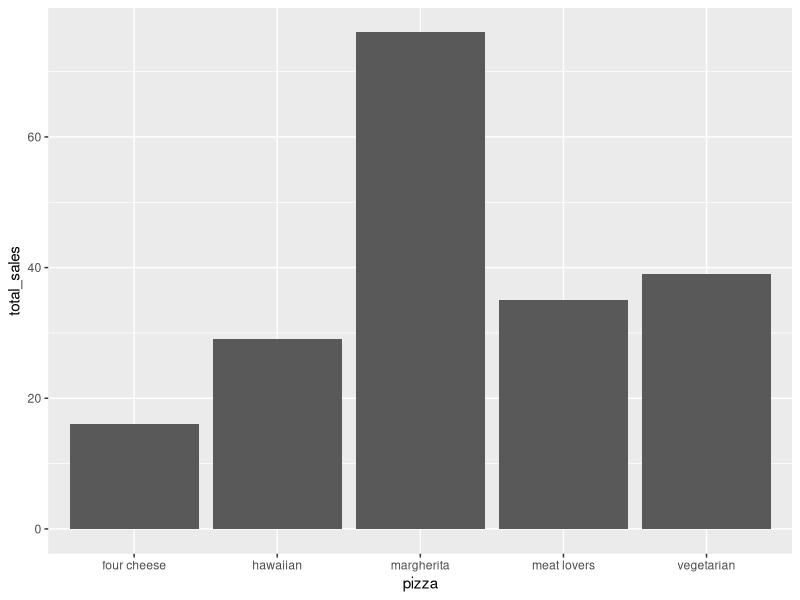
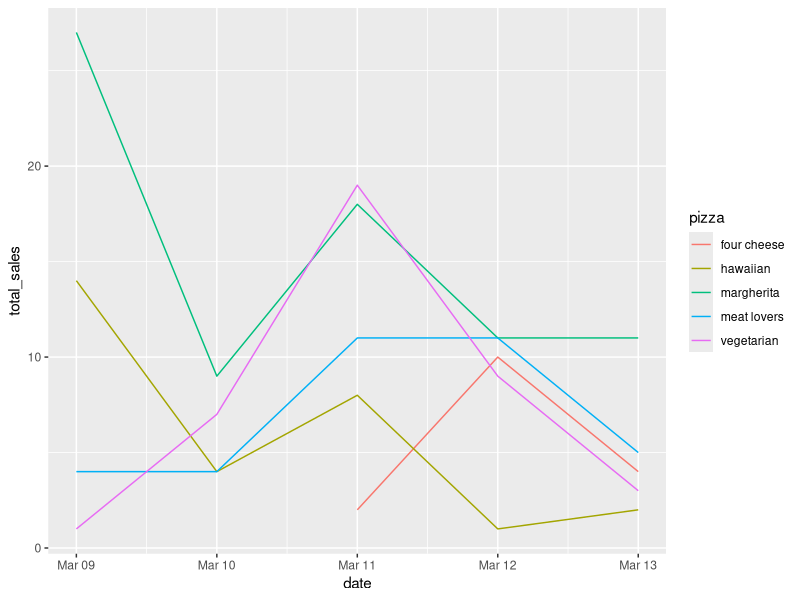
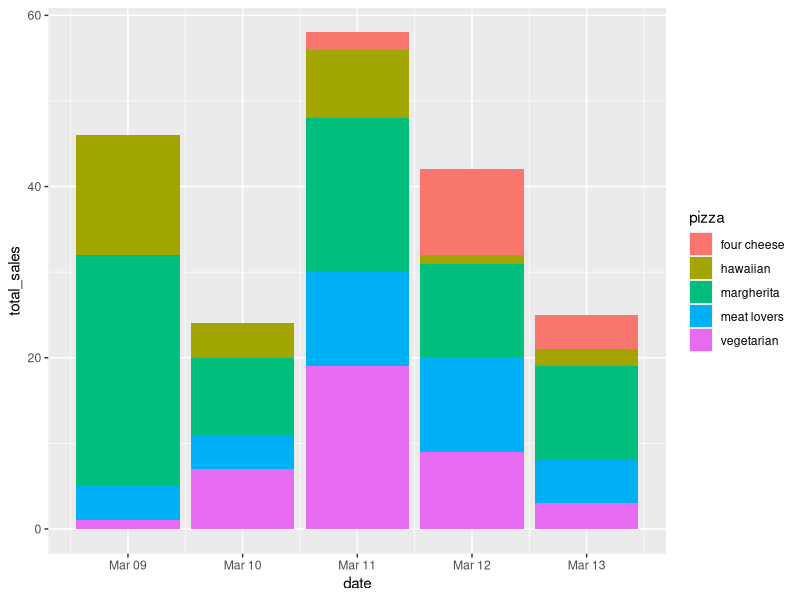

Generate these figures, in order, with R: (Note: this script raises an error after producing the figures.)
# Pizza sales

##### 1. Load packages #######
library(tidyverse)
library(lubridate)

##### 2. Load data #######
sales_data <- read.csv("sales/202003_sales.csv")

##### 3. Create summaries #####

# Monthly sales per pizza type
sales_summary <- sales_data %>% # In this line we are assigning all the code to 
  # a new object called sales_summary, we started with the dataset sales_data, 
  # then we used pipes to move forward with this dataset. When we see the pipes 
  # symbol %>% it means that we are doing a sequence of actions. 
  group_by(pizza, month) %>% # Here we use group_by() to put the observations 
  # in groups, and the following operations will be performed "by group". 
  # Because we put two arguments inside the function, this will group both by 
  # the pizza type, and month. (then pipes again)
  summarize(total_sales = sum(number)) # The function summarise() creates a new 
  # dataframe, it will have one (or more) rows for each combination of grouping 
  # variables. In this case, because we said sum(number), this column called 
  # "total_sales" will show the sum of the elements in the "number" rows for each 
  # of the groups above. The result will allow us to see the total of each 
  # flavor of pizza sold and which month that was sold. It is worth to note 
  # that after running this, the console pane returns the following message: 
  # `summarise()` has grouped output by 'pizza'. You can override using the 
  #`.groups` argument.
  # I checked on Google and found the following about it: The reason for the 
  # message is that the dplyr package drops the last group variable that was 
  # specified in the group_by function, in case we are using multiple columns to 
  # group our data before applying the summarise function. This message helps to 
  # make the user aware that a grouping was performed. However, the message does 
  # not have an impact on the final result.

ggplot(data = sales_summary, aes(x = pizza, y = total_sales))+
  geom_bar(stat = "identity")

# Daily sales
# Create "proper" dates
sales_data$date <- ymd(paste(sales_data$year, "/", sales_data$month, "/", sales_data$day))  

# Summarize data
sales_summary_daily <- sales_data %>% # Once again creating a new object, 
  # selecting our dataset, and using pipes to establish a sequence of actions. 
  group_by(pizza, date) %>% # We are doing the same thing we did in question 3, 
  # but now the second group will be the actual date, which now has its columns 
  # that was created in the previous step. (then pipes again)
  summarize(total_sales = sum(number)) # This is very similar to what we did 
  # before, but here we are working with the dates and not months. The result 
  # is a dataframe where we'll see all the pizza flavors, the day they were sold, 
  # and how many pizzas were sold that day.

# Plot
ggplot(data = sales_summary_daily, aes(x = date, y = total_sales, color = pizza))+
  geom_line()

ggplot(data = sales_summary_daily, aes(x = date, y = total_sales, fill = pizza))+
  geom_bar(stat = "identity")

# Average data
sales_ave_daily2 <- sales_data %>% # Once again, this is similar to what was done 
  # before, new object <- dataset %>% (pipes to create sequence),
  group_by(pizza, date) %>% # function group_by() to group variables together, 
  # then pipes to keep the sequence. 
  summarize(ave_sales = mean(number)) # This will result in an average of how 
  # many pizzas were sold that day. Checking the original dataset, I saw that 
  # there are multiple entries for the same day and same pizza. For example, 
  # for the Hawaiian pizza, there are 4 different rows but all are from the same 
  # day. Even though this is the case, each of this rows for Hawaiian has a 
  # different amount of pizzas sold (number column), so the mean here is the 
  # average of the pizzas sold on that day. This is taking all the repetitive 
  # dates, and making an average from that. 

ggplot(data = sales_ave_daily, aes(x = date, y = ave_sales, fill = pizza))+
  geom_bar(stat = "identity", position = "dodge")
